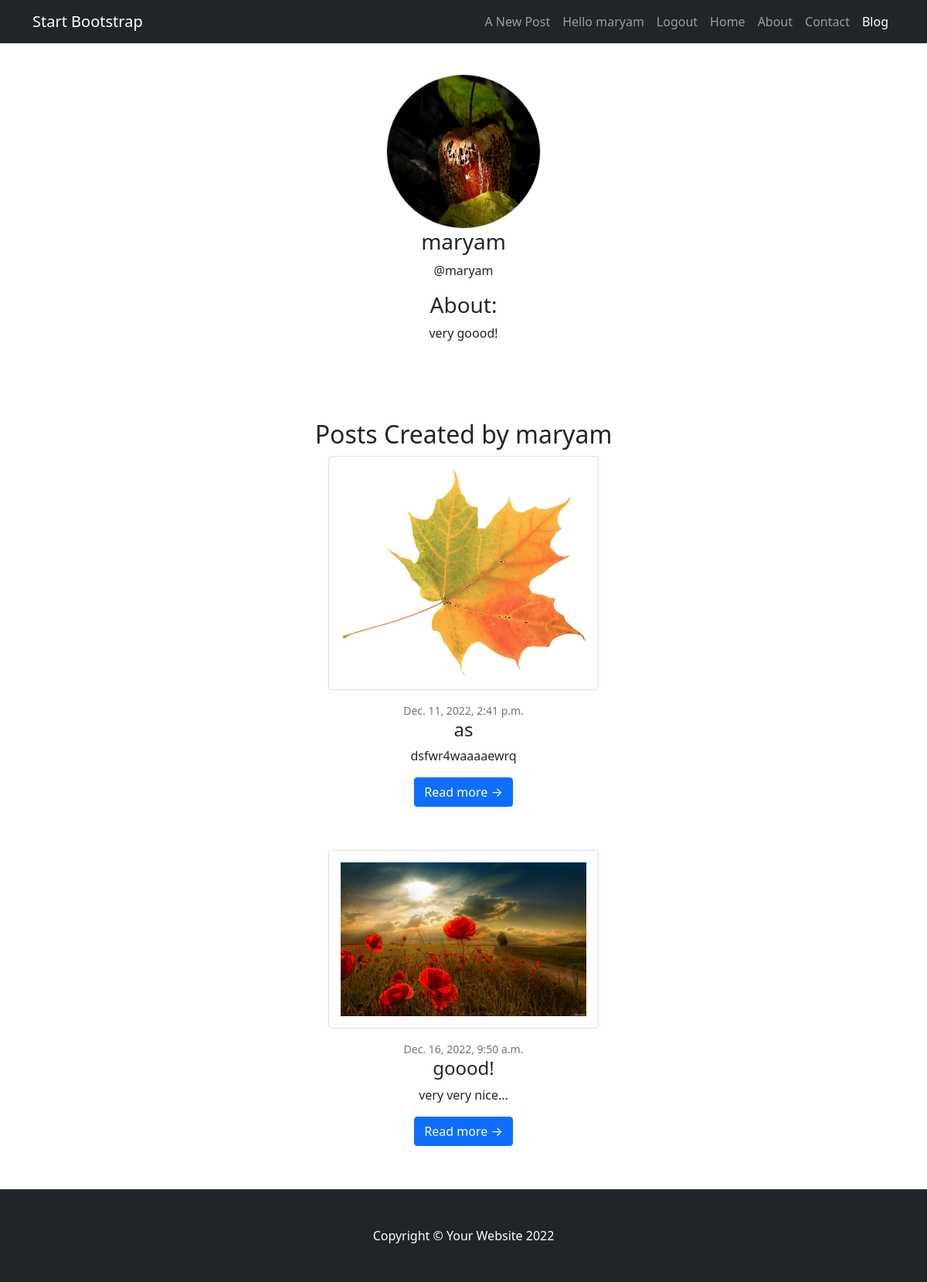
The app's page /profile/1 with its own data.
### blog/models.py (models this page shows, shortened)
class User(AbstractBaseUser):
    email = models.EmailField(verbose_name='Email Address', unique=True)
    username = models.CharField(max_length=100, unique=True)
    name = models.CharField(max_length=100, null=True, blank=True)
    bio = models.TextField(null=True)
    avatar = models.FileField(null=True, default="avatar.svg", validators=[FileExtensionValidator(['png', 'svg', 'jpg'])])
    date_joined = models.DateTimeField(verbose_name='date joined', auto_now_add=True)
    last_login = models.DateTimeField(verbose_name='last login', auto_now=True)
    is_admin = models.BooleanField(default=False)
    is_active = models.BooleanField(default=True)
    is_staff = models.BooleanField(default=False)
    is_superuser = models.BooleanField(default=False)
    USERNAME_FIELD = 'email'
    REQUIRED_FIELDS = ['username', ]
    objects = CustomUserManager()

class Post(models.Model):
    topic = models.CharField(max_length=100, null=True, blank=True)
    title = models.CharField(max_length=100)
    text = models.TextField(null=True, blank=True)
    picture = models.ImageField(blank=True, null=True, upload_to="media")
    date_created = models.DateTimeField(auto_now=True)
    date_updated = models.DateTimeField(auto_now_add=True)
    writer = models.ForeignKey(User, on_delete=models.CASCADE)
    slug = models.SlugField()
    objects = PostManager()

### blog/views.py (the view)
# urls.py: path('profile/<str:pk>', views.userprofile, name='user-profile'),
def userprofile(request,  pk):
	user = User.objects.get(id=pk)
	posts = user.post_set.all()
	context = {'user':user, 'posts':posts}
	return render(request, 'blog/profile.html', context)

### blog/models.py (called while the page is built)
    def get_queryset(self):
        return PostQuerySet(self.model, using=self._db)

### templates/blog/profile.html (shortened to what this page needs)
{% extends 'base.html' %}
{% block content %}
<main class="profile-page layout layout--3">
  <div class="container" >
      <div class="profile" style="margin-bottom: 100px; margin-top: 40px">
        <div>
          <img src="{{user.avatar.url}}" class="image" />
        </div>
        <div class="profile__info">
          <h3>{{user.username}}</h3>
          <p>@{{user.username}}</p>
        </div>
        <div class="profile__about">
          <h3>About:</h3>
          <p>
            {{user.bio}}
          </p>
        </div>
      </div>
      <div>
        <div>
          <h2>Posts Created by {{user.username}}</a>
          </h2>
        </div>
        <div class="card-mb-4">
          {% for post in posts %}
              <a href="{% url 'blog:detail' post.slug %}"><img class="card-img-top" src="{{ post.picture.url }}" alt="..." /></a>
              <div class="card-body" style="margin-bottom: 40px">
                <div class="small text-muted">{{post.date_created}}</div>
                <h2 class="card-title h4">{{post.title}}</h2>
                <p class="card-text">{{post.text}}</p>
                <a class="btn btn-primary" href="{% url 'blog:detail' post.slug %}">Read more →</a>
              </div>
          {% endfor %}
        </div>
      </div>
    </div>
</main>
{% endblock content %}

### templates/base.html (shortened to what this page needs)
{% load static %}
<!DOCTYPE html>
<html lang="en">
    <head>
        <link href='{% static "css/styles.css" %}' rel="stylesheet" />
    </head>
    <body>
        <nav class="navbar navbar-expand-lg navbar-dark bg-dark">
            <div class="container">
                <a class="navbar-brand" href="{% url 'blog:home' 1 %}">Start Bootstrap</a>
                <div class="collapse navbar-collapse" id="navbarSupportedContent">
                    <ul class="navbar-nav ms-auto mb-2 mb-lg-0">
                    {% if user.is_authenticated %}
                        <li class="nav-item"><a class="nav-link" href='{% url "blog:create" %}'>A New Post</a></li>
                        <li class="nav-item"><a class="nav-link" href='{% url "blog:user-profile" user.id %}'>Hello {{user.username}}</a></li>
                        <li class="nav-item"><a class="nav-link" href="accounts/logout">Logout</a></li>
                    {% else %}
                        <li class="nav-item">
                        <a class="nav-link" href="accounts/login">Login</a>
                        </li>
                    {% endif %}
                        <li class="nav-item"><a class="nav-link" href="#">Home</a></li>
                        <li class="nav-item"><a class="nav-link" href="#!">About</a></li>
                        <li class="nav-item"><a class="nav-link" href="#!">Contact</a></li>
                        <li class="nav-item"><a class="nav-link active" aria-current="page" href="#">Blog</a></li>
                    </ul>
                </div>
            </div>
        </nav>
        {% block content %}
        {% endblock content %}
    <footer class="py-5 bg-dark">
        <div class="container"><p class="m-0 text-center text-white">Copyright &copy; Your Website 2022</p></div>
    </footer>
    </body>
</html>

### templates/blog/profile.html (style rules this page uses)
.container { text-align: center; display: block; }
.card-mb-4 { text-align: center; display: block; }
.card-img-top { text-align: center; border: 1px solid #ddd; border-radius: 4px; padding: 15px; width: 350px; }
.image { text-align: center; border: 1px solid #ddd; border-radius: 50%; width: 200px; height: 200px; }

### records on screen
User: username "maryam", avatar (picture), bio "very goood!"
Post: picture (picture), date_created "Dec. 11, 2022, 2:41 p.m.", title "as", text "dsfwr4waaaaewrq"
Post: picture (picture), date_created "Dec. 16, 2022, 9:50 a.m.", title "goood!", text "very very nice..."
